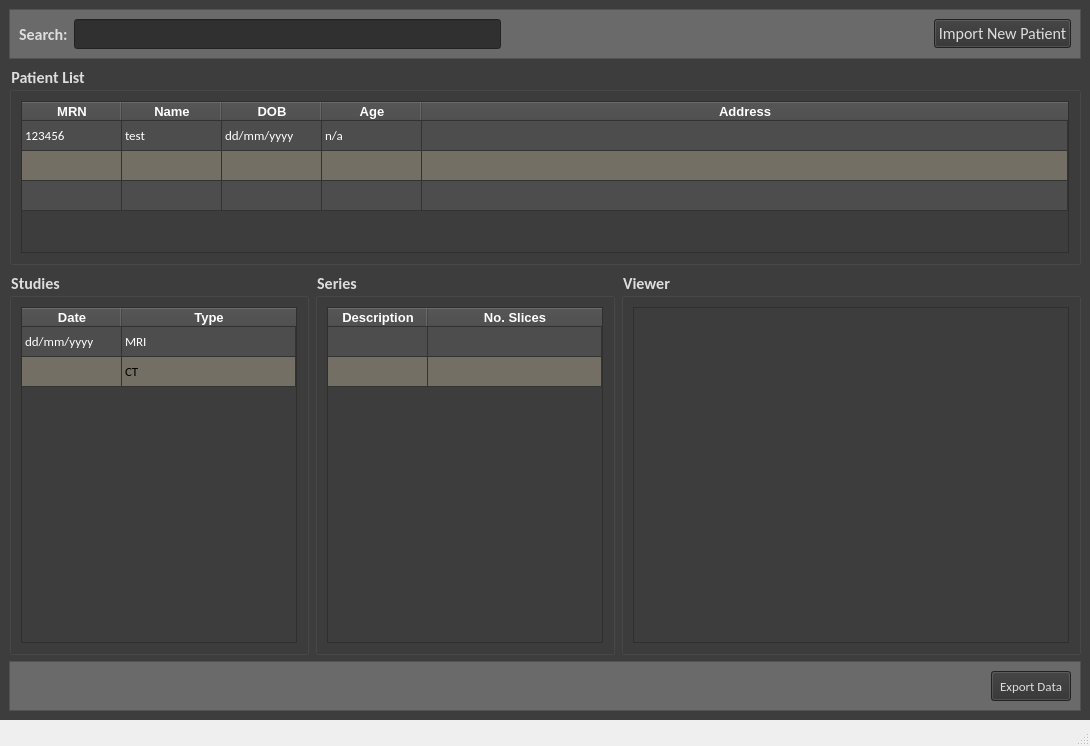
<?xml version="1.0" encoding="UTF-8"?>
<ui version="4.0">
 <class>MainWindow</class>
 <widget class="QMainWindow" name="MainWindow">
  <property name="geometry">
   <rect>
    <x>0</x>
    <y>0</y>
    <width>1090</width>
    <height>746</height>
   </rect>
  </property>
  <property name="font">
   <font>
    <family>Calibri</family>
    <pointsize>12</pointsize>
   </font>
  </property>
  <property name="windowTitle">
   <string>MainWindow</string>
  </property>
  <widget class="QWidget" name="centralwidget">
   <property name="styleSheet">
    <string notr="true">background-color: rgb(61, 61, 61);</string>
   </property>
   <layout class="QVBoxLayout" name="verticalLayout">
    <item>
     <widget class="QFrame" name="searchFrame">
      <property name="minimumSize">
       <size>
        <width>0</width>
        <height>50</height>
       </size>
      </property>
      <property name="maximumSize">
       <size>
        <width>16777215</width>
        <height>50</height>
       </size>
      </property>
      <property name="font">
       <font>
        <family>Calibri</family>
        <italic>true</italic>
       </font>
      </property>
      <property name="styleSheet">
       <string notr="true">background-color: rgb(106, 106, 106);</string>
      </property>
      <property name="frameShape">
       <enum>QFrame::StyledPanel</enum>
      </property>
      <property name="frameShadow">
       <enum>QFrame::Raised</enum>
      </property>
      <layout class="QHBoxLayout" name="horizontalLayout_2">
       <item>
        <widget class="QLabel" name="searchLabel">
         <property name="font">
          <font>
           <family>Calibri</family>
           <pointsize>12</pointsize>
           <weight>75</weight>
           <bold>true</bold>
          </font>
         </property>
         <property name="styleSheet">
          <string notr="true">color: rgb(221, 221, 221);</string>
         </property>
         <property name="text">
          <string>Search:</string>
         </property>
        </widget>
       </item>
       <item>
        <widget class="QLineEdit" name="searchBox">
         <property name="minimumSize">
          <size>
           <width>0</width>
           <height>30</height>
          </size>
         </property>
         <property name="font">
          <font>
           <family>Calibri</family>
           <pointsize>10</pointsize>
          </font>
         </property>
         <property name="styleSheet">
          <string notr="true">background-color: rgb(48, 48, 48);
color: rgb(221, 221, 221);</string>
         </property>
        </widget>
       </item>
       <item>
        <spacer name="horizontalSpacer">
         <property name="orientation">
          <enum>Qt::Horizontal</enum>
         </property>
         <property name="sizeHint" stdset="0">
          <size>
           <width>40</width>
           <height>20</height>
          </size>
         </property>
        </spacer>
       </item>
       <item>
        <widget class="QPushButton" name="importPatientBtn">
         <property name="font">
          <font>
           <family>Calibri</family>
           <pointsize>12</pointsize>
          </font>
         </property>
         <property name="styleSheet">
          <string notr="true">background-color: rgb(48, 48, 48);
color: rgb(221, 221, 221);</string>
         </property>
         <property name="text">
          <string>Import New Patient</string>
         </property>
        </widget>
       </item>
      </layout>
     </widget>
    </item>
    <item>
     <widget class="QGroupBox" name="patientsGroupBox">
      <property name="maximumSize">
       <size>
        <width>16777215</width>
        <height>200</height>
       </size>
      </property>
      <property name="font">
       <font>
        <family>Calibri</family>
        <pointsize>12</pointsize>
        <weight>75</weight>
        <bold>true</bold>
       </font>
      </property>
      <property name="styleSheet">
       <string notr="true">color: rgb(221, 221, 221);</string>
      </property>
      <property name="title">
       <string>Patient List</string>
      </property>
      <layout class="QVBoxLayout" name="verticalLayout_2">
       <item>
        <widget class="QTableWidget" name="patientTable">
         <property name="sizePolicy">
          <sizepolicy hsizetype="Preferred" vsizetype="Expanding">
           <horstretch>0</horstretch>
           <verstretch>0</verstretch>
          </sizepolicy>
         </property>
         <property name="font">
          <font>
           <family>Calibri</family>
           <pointsize>10</pointsize>
          </font>
         </property>
         <property name="styleSheet">
          <string notr="true">QTableView::item:selected {background-color: rgb(221, 221, 0);color:rgb(0,0,0)}

QTableView::item:alternate {background-color:rgb(115, 111, 101);color:black}

QTableView::item:alternate:selected  {background-color: rgb(221, 221, 0);color:rgb(0,0,0)}

QTableView::item {background-color:rgb(77, 77, 77)}

QHeaderView::section {
                        background-color:#474646;
                        color:white;
                        font-size:10pt;
                        font-weight:600;
                    }
                    QTableWidget{
                        color:white;
                        alternate-background-color:#212121;
                    }</string>
         </property>
         <property name="editTriggers">
          <set>QAbstractItemView::NoEditTriggers</set>
         </property>
         <property name="alternatingRowColors">
          <bool>true</bool>
         </property>
         <property name="selectionMode">
          <enum>QAbstractItemView::SingleSelection</enum>
         </property>
         <property name="selectionBehavior">
          <enum>QAbstractItemView::SelectRows</enum>
         </property>
         <property name="verticalScrollMode">
          <enum>QAbstractItemView::ScrollPerPixel</enum>
         </property>
         <property name="horizontalScrollMode">
          <enum>QAbstractItemView::ScrollPerPixel</enum>
         </property>
         <property name="cornerButtonEnabled">
          <bool>false</bool>
         </property>
         <attribute name="horizontalHeaderStretchLastSection">
          <bool>true</bool>
         </attribute>
         <attribute name="verticalHeaderVisible">
          <bool>false</bool>
         </attribute>
         <row>
          <property name="text">
           <string>test</string>
          </property>
         </row>
         <row>
          <property name="text">
           <string>New Row</string>
          </property>
         </row>
         <row>
          <property name="text">
           <string>test2</string>
          </property>
         </row>
         <column>
          <property name="text">
           <string>MRN</string>
          </property>
          <property name="background">
           <color>
            <red>0</red>
            <green>0</green>
            <blue>0</blue>
           </color>
          </property>
          <property name="foreground">
           <brush brushstyle="NoBrush">
            <color alpha="255">
             <red>255</red>
             <green>255</green>
             <blue>0</blue>
            </color>
           </brush>
          </property>
         </column>
         <column>
          <property name="text">
           <string>Name</string>
          </property>
         </column>
         <column>
          <property name="text">
           <string>DOB</string>
          </property>
         </column>
         <column>
          <property name="text">
           <string>Age</string>
          </property>
         </column>
         <column>
          <property name="text">
           <string>Address</string>
          </property>
         </column>
         <item row="0" column="0">
          <property name="text">
           <string>123456</string>
          </property>
         </item>
         <item row="0" column="1">
          <property name="text">
           <string>test</string>
          </property>
         </item>
         <item row="0" column="2">
          <property name="text">
           <string>dd/mm/yyyy</string>
          </property>
         </item>
         <item row="0" column="3">
          <property name="text">
           <string>n/a</string>
          </property>
         </item>
        </widget>
       </item>
      </layout>
     </widget>
    </item>
    <item>
     <layout class="QHBoxLayout" name="horizontalLayout">
      <item>
       <widget class="QGroupBox" name="studiesGroupBox">
        <property name="minimumSize">
         <size>
          <width>0</width>
          <height>300</height>
         </size>
        </property>
        <property name="maximumSize">
         <size>
          <width>300</width>
          <height>16777215</height>
         </size>
        </property>
        <property name="font">
         <font>
          <family>Calibri</family>
          <pointsize>12</pointsize>
          <weight>75</weight>
          <bold>true</bold>
         </font>
        </property>
        <property name="styleSheet">
         <string notr="true">color: rgb(221, 221, 221);</string>
        </property>
        <property name="title">
         <string>Studies</string>
        </property>
        <layout class="QVBoxLayout" name="verticalLayout_3">
         <item>
          <widget class="QTableWidget" name="studiesTable">
           <property name="sizePolicy">
            <sizepolicy hsizetype="Preferred" vsizetype="Preferred">
             <horstretch>0</horstretch>
             <verstretch>0</verstretch>
            </sizepolicy>
           </property>
           <property name="font">
            <font>
             <family>Calibri</family>
             <pointsize>10</pointsize>
            </font>
           </property>
           <property name="styleSheet">
            <string notr="true">QTableView::item:selected {background-color: rgb(77, 162, 232);color:rgb(0,0,0)}

QTableView::item:alternate {background-color:rgb(115, 111, 101);color:black}

QTableView::item:alternate:selected  {background-color: rgb(77, 162, 232);color:rgb(0,0,0)}

QTableView::item {background-color:rgb(77, 77, 77)}

QHeaderView::section {
                        background-color:#474646;
                        color:white;
                        font-size:10pt;
                        font-weight:600;
                    }
                    QTableWidget{
                        color:white;
                        alternate-background-color:#212121;
                    }</string>
           </property>
           <property name="editTriggers">
            <set>QAbstractItemView::NoEditTriggers</set>
           </property>
           <property name="alternatingRowColors">
            <bool>true</bool>
           </property>
           <property name="selectionMode">
            <enum>QAbstractItemView::SingleSelection</enum>
           </property>
           <property name="selectionBehavior">
            <enum>QAbstractItemView::SelectRows</enum>
           </property>
           <property name="verticalScrollMode">
            <enum>QAbstractItemView::ScrollPerPixel</enum>
           </property>
           <property name="horizontalScrollMode">
            <enum>QAbstractItemView::ScrollPerPixel</enum>
           </property>
           <property name="cornerButtonEnabled">
            <bool>false</bool>
           </property>
           <attribute name="horizontalHeaderStretchLastSection">
            <bool>true</bool>
           </attribute>
           <attribute name="verticalHeaderVisible">
            <bool>false</bool>
           </attribute>
           <row>
            <property name="text">
             <string>New Row</string>
            </property>
           </row>
           <row>
            <property name="text">
             <string>New Row</string>
            </property>
           </row>
           <column>
            <property name="text">
             <string>Date</string>
            </property>
           </column>
           <column>
            <property name="text">
             <string>Type</string>
            </property>
           </column>
           <item row="0" column="0">
            <property name="text">
             <string>dd/mm/yyyy</string>
            </property>
           </item>
           <item row="0" column="1">
            <property name="text">
             <string>MRI</string>
            </property>
           </item>
           <item row="1" column="1">
            <property name="text">
             <string>CT</string>
            </property>
           </item>
          </widget>
         </item>
        </layout>
       </widget>
      </item>
      <item>
       <widget class="QGroupBox" name="seriesGroupBox">
        <property name="maximumSize">
         <size>
          <width>300</width>
          <height>16777215</height>
         </size>
        </property>
        <property name="font">
         <font>
          <family>Calibri</family>
          <pointsize>12</pointsize>
          <weight>75</weight>
          <bold>true</bold>
         </font>
        </property>
        <property name="styleSheet">
         <string notr="true">color: rgb(221, 221, 221);</string>
        </property>
        <property name="title">
         <string>Series</string>
        </property>
        <layout class="QVBoxLayout" name="verticalLayout_5">
         <item>
          <widget class="QTableWidget" name="seriesTable">
           <property name="sizePolicy">
            <sizepolicy hsizetype="Preferred" vsizetype="Preferred">
             <horstretch>0</horstretch>
             <verstretch>0</verstretch>
            </sizepolicy>
           </property>
           <property name="font">
            <font>
             <family>Calibri</family>
             <pointsize>10</pointsize>
            </font>
           </property>
           <property name="styleSheet">
            <string notr="true">QTableView::item:selected {background-color: rgb(77, 162, 232);color:rgb(0,0,0)}

QTableView::item:alternate {background-color:rgb(115, 111, 101);color:black}

QTableView::item:alternate:selected  {background-color: rgb(77, 162, 232);color:rgb(0,0,0)}

QTableView::item {background-color:rgb(77, 77, 77)}

QHeaderView::section {
                        background-color:#474646;
                        color:white;
                        font-size:10pt;
                        font-weight:600;
                    }
                    QTableWidget{
                        color:white;
                        alternate-background-color:#212121;
                    }</string>
           </property>
           <property name="editTriggers">
            <set>QAbstractItemView::NoEditTriggers</set>
           </property>
           <property name="alternatingRowColors">
            <bool>true</bool>
           </property>
           <property name="selectionMode">
            <enum>QAbstractItemView::SingleSelection</enum>
           </property>
           <property name="selectionBehavior">
            <enum>QAbstractItemView::SelectRows</enum>
           </property>
           <property name="cornerButtonEnabled">
            <bool>false</bool>
           </property>
           <attribute name="horizontalHeaderStretchLastSection">
            <bool>true</bool>
           </attribute>
           <attribute name="verticalHeaderVisible">
            <bool>false</bool>
           </attribute>
           <row>
            <property name="text">
             <string>New Row</string>
            </property>
           </row>
           <row>
            <property name="text">
             <string>New Row</string>
            </property>
           </row>
           <column>
            <property name="text">
             <string>Description</string>
            </property>
           </column>
           <column>
            <property name="text">
             <string>No. Slices</string>
            </property>
           </column>
          </widget>
         </item>
        </layout>
       </widget>
      </item>
      <item>
       <widget class="QGroupBox" name="viewerGroupBox">
        <property name="font">
         <font>
          <family>Calibri</family>
          <pointsize>12</pointsize>
          <weight>75</weight>
          <bold>true</bold>
         </font>
        </property>
        <property name="styleSheet">
         <string notr="true">color: rgb(221, 221, 221);</string>
        </property>
        <property name="title">
         <string>Viewer</string>
        </property>
        <layout class="QVBoxLayout" name="verticalLayout_4">
         <item>
          <widget class="QFrame" name="viewerFrame">
           <property name="frameShape">
            <enum>QFrame::StyledPanel</enum>
           </property>
           <property name="frameShadow">
            <enum>QFrame::Raised</enum>
           </property>
          </widget>
         </item>
        </layout>
       </widget>
      </item>
     </layout>
    </item>
    <item>
     <widget class="QFrame" name="exportFrame">
      <property name="maximumSize">
       <size>
        <width>16777215</width>
        <height>50</height>
       </size>
      </property>
      <property name="styleSheet">
       <string notr="true">background-color: rgb(106, 106, 106);</string>
      </property>
      <property name="frameShape">
       <enum>QFrame::StyledPanel</enum>
      </property>
      <property name="frameShadow">
       <enum>QFrame::Raised</enum>
      </property>
      <layout class="QHBoxLayout" name="horizontalLayout_3">
       <item>
        <spacer name="horizontalSpacer_2">
         <property name="orientation">
          <enum>Qt::Horizontal</enum>
         </property>
         <property name="sizeHint" stdset="0">
          <size>
           <width>40</width>
           <height>20</height>
          </size>
         </property>
        </spacer>
       </item>
       <item>
        <widget class="QPushButton" name="exportDataBtn">
         <property name="minimumSize">
          <size>
           <width>0</width>
           <height>30</height>
          </size>
         </property>
         <property name="font">
          <font>
           <family>Calibri</family>
           <pointsize>10</pointsize>
          </font>
         </property>
         <property name="styleSheet">
          <string notr="true">background-color: rgb(48, 48, 48);
color: rgb(221, 221, 221);</string>
         </property>
         <property name="text">
          <string>Export Data</string>
         </property>
        </widget>
       </item>
      </layout>
     </widget>
    </item>
   </layout>
  </widget>
  <widget class="QStatusBar" name="statusbar"/>
 </widget>
 <resources/>
 <connections/>
</ui>
